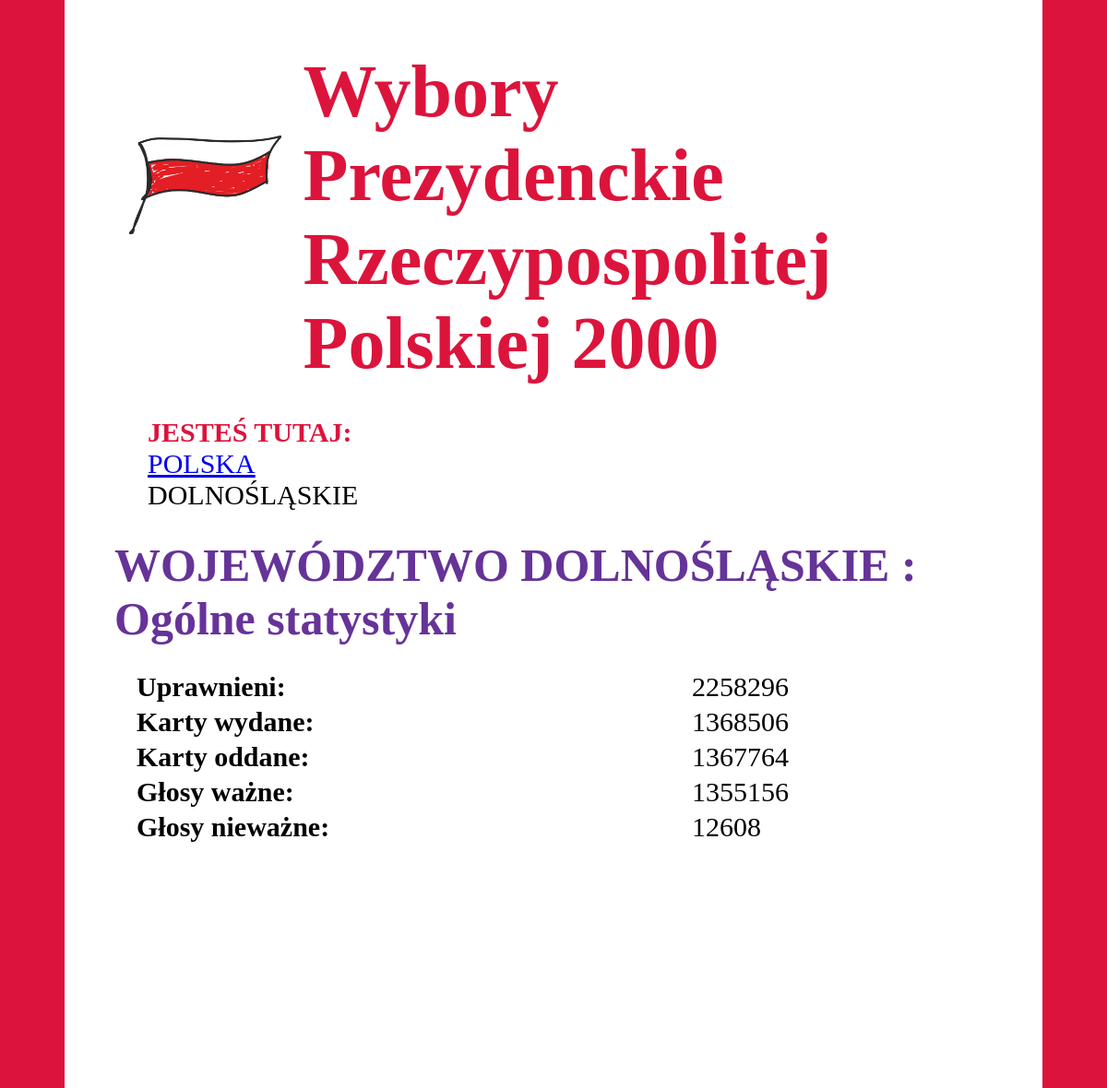
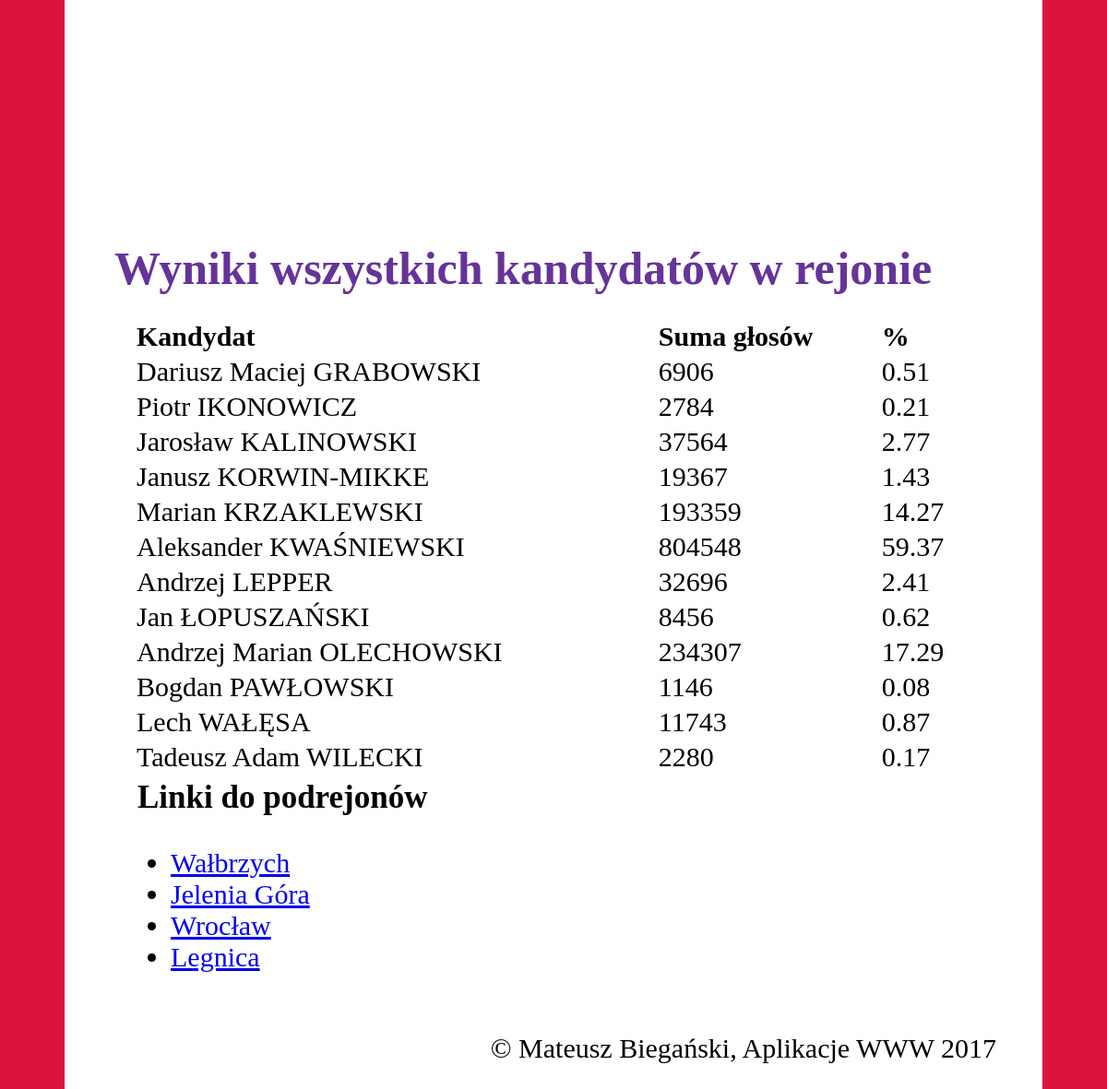
Screenshot of /DOLNOŚLĄSKIE/ with the database file from the repository (2 pictures, top to bottom).
### pkw/models.py (models this page shows, shortened)
class Kandydat(models.Model):
    skrot = models.CharField(max_length=20, primary_key=True)
    pelna_godnosc = models.CharField(max_length=50)

class Okregi(models.Model):
    nr = models.IntegerField(primary_key=True)
    nazwa = models.CharField(max_length=20)

### pkw/views.py (the view)
# urls.py: path('<wojewodztwo>/', views.woj, name='woj'),
def woj(request, wojewodztwo):
    wojewodztwo = wojewodztwo.upper()
    wybory = Wybory.objects.filter(wojewodztwo=wojewodztwo)
    ile_wszystkich = wybory.aggregate(sum=Sum('wazne'))['sum']
    if ile_wszystkich is None:
        raise Http404
    numery_okregow = set([])
    for el in wybory:
        numery_okregow.add(el.okreg.__str__())
    lista_linkow = [{'nr': el, 'nazwa': Okregi.objects.get(pk=el).nazwa} for el in numery_okregow]
    statystyki_ogolne = utility.daj_statystyki_ogolne('wojewodztwo', wojewodztwo)
    statystyki_kandydatow = utility.daj_statystyki_kandydatow('wojewodztwo', wojewodztwo, ile_wszystkich)
    return render(request, 'pkw/woj.html', {
        'wojewodztwo': wojewodztwo,
        'ile_wszystkich': ile_wszystkich,
        'stat_ogolne': statystyki_ogolne,
        'stat_kandydatow': statystyki_kandydatow,
        'lista_linkow': lista_linkow,
    })

### pkw/utility.py (called while the page is built)
def daj_statystyki_kandydatow(nazwa_jednostki, jednostka, ile_wszystkich):
    wyniki = Kandydat.objects.values()
    wybory = Wybory.objects.all()
    for kand in wyniki:
        if nazwa_jednostki != 'kraj':
            suma = wybory.filter(**{nazwa_jednostki: jednostka}).aggregate(sum=Sum(kand['skrot']))['sum']
        else:
            suma = wybory.aggregate(sum=Sum(kand['skrot']))['sum']
        kand['suma'] = suma
        kand['procenty'] = round((suma / ile_wszystkich) * 100, 2)
    return wyniki

def daj_statystyki_ogolne(nazwa_jednostki, jednostka):
    lista = Wybory.objects.all()
    if nazwa_jednostki != 'kraj':
        lista = lista.filter(**{nazwa_jednostki: jednostka})
    if not lista:
        raise Http404
    return {
        'uprawnieni': lista.aggregate(sum=Sum('uprawnieni'))['sum'],
        'wydane': lista.aggregate(sum=Sum('wydane'))['sum'],
        'oddane': lista.aggregate(sum=Sum('oddane'))['sum'],
        'wazne': lista.aggregate(sum=Sum('wazne'))['sum'],
        'niewazne': lista.aggregate(sum=Sum('niewazne'))['sum'],
        'frekwencja': round(
            (lista.aggregate(sum=Sum('wydane'))['sum']
             / lista.aggregate(sum=Sum('uprawnieni'))['sum']) * 100, 2),
    }

### pkw/templates/pkw/woj.html
{% extends 'pkw/szkielet.html' %}
{% block nawigacja %}
    <li><a href="{% url 'pkw:kraj' %}">POLSKA</a>&emsp;</li>
    <li> {{ wojewodztwo }}</li>
{% endblock %}
{% block rejon %}
    WOJEWÓDZTWO {{ wojewodztwo }}
{% endblock %}
{% block podjednostki_linki %}
    <ul>
        {% for link in lista_linkow %}
            <li><a href="{% url 'pkw:okreg' wojewodztwo link.nr %}">{{ link.nazwa }} </a></li>
        {% endfor %}
    </ul>
{% endblock %}

### pkw/templates/pkw/szkielet.html (shortened to what this page needs)
<!DOCTYPE html>
{% load static %}
<html>
<head>
    <link rel="stylesheet" type="text/css" href="{% static 'pkw/style.css' %}"/>
</head>
<body>
<div class="bodywrapper">
    <header>
        <div id="flaga">
        </div>
        <h1>Wybory Prezydenckie Rzeczypospolitej Polskiej 2000</h1>
    </header>
    <article>
        <nav>
            <ul>
                <li style="font-weight: bold;color: crimson">JESTEŚ TUTAJ:&emsp;</li>
                {% block nawigacja %}
                {% endblock %}
            </ul>
        </nav>
        <section>
            <header>
                <h2>{% block rejon %}{% endblock %}: Ogólne statystyki</h2>
            </header>
            <div class="section_zawartosc">
                {% block statystyki_ogolne %}
                    <table style="font-size: 30px;text-align: left">
                        <tr>
                            <th>Uprawnieni:</th>
                            <td>{{ stat_ogolne.uprawnieni }}</td>
                        </tr>
                        <tr>
                            <th>Karty wydane:</th>
                            <td>{{ stat_ogolne.wydane }}</td>
                        </tr>
                        <tr>
                            <th>Karty oddane:</th>
                            <td>{{ stat_ogolne.oddane }}</td>
                        </tr>
                        <tr>
                            <th>Głosy ważne:</th>
                            <td>{{ stat_ogolne.wazne }}</td>
                        </tr>
                        <tr>
                            <th>Głosy nieważne:</th>
                            <td>{{ stat_ogolne.niewazne }}</td>
                        </tr>
                    </table>
                {% endblock %}
            </div>
        </section>
        <section>
            <header>
                <h2>Wyniki wszystkich kandydatów w rejonie</h2>
            </header>
            <div class="section_zawartosc">
                {% block statystyki_kandydatow %}
                    <table style="font-size: 30px;text-align: left">
                        <tr>
                            <th>Kandydat</th>
                            <th>Suma głosów</th>
                            <th>%</th>
                        </tr>
                        {% for kand in stat_kandydatow %}
                            <tr>
                                <td>{{ kand.pelna_godnosc }}</td>
                                <td>{{ kand.suma }}</td>
                                <td>{{ kand.procenty }}</td>
                            </tr>
                        {% endfor %}
                    </table>
                {% endblock %}
                <h3>Linki do podrejonów</h3>
                {% block podjednostki_linki %}
                {% endblock %}
            </div>
        </section>
    </article>
    <footer>
        <p>&copy; Mateusz Biegański, Aplikacje WWW 2017</p>
    </footer>
</div>
</body>
</html>

### pkw/static/pkw/style.css (style rules this page uses)
body { background-color: crimson; margin: 0; position: center; font-size: 30px; }
.section_zawartosc { margin: 20px; padding: 5px; display: flex; justify-content: space-between; }
#flaga { background: url('images/flaga.png') no-repeat left; background-size: contain; padding: 0; margin: 0 20px; width: 400px; height: 300px; }
.bodywrapper > header { display: flex; justify-content: space-between; }
.bodywrapper { margin: auto; background-color: white; max-width: 80%; min-height: 100%; padding: 50px; }
nav { border-bottom: black; border-top: black; }
nav ul { font-size: 30px; display: flex; list-style-type: none; }
h1 { margin: 4px; color: crimson; font-size: 80px; }
h2 { color: rebeccapurple; font-size: 50px; margin: 4px; }
h3 { display: inline; font-size: 35px; margin: 4px; }
footer { text-align: right; }
@media all and (max-width: 1300px) { nav ul { flex-direction: column; } }
@media all and (max-width: 1300px) { .section_zawartosc { flex-direction: column; } }

### rows the page displays
Kandydat: pelna_godnosc "Dariusz Maciej GRABOWSKI", suma "6906", procenty "0.51"
Kandydat: pelna_godnosc "Piotr IKONOWICZ", suma "2784", procenty "0.21"
Kandydat: pelna_godnosc "Jarosław KALINOWSKI", suma "37564", procenty "2.77"
Kandydat: pelna_godnosc "Janusz KORWIN-MIKKE", suma "19367", procenty "1.43"
Kandydat: pelna_godnosc "Marian KRZAKLEWSKI", suma "193359", procenty "14.27"
Kandydat: pelna_godnosc "Aleksander KWAŚNIEWSKI", suma "804548", procenty "59.37"
Kandydat: pelna_godnosc "Andrzej LEPPER", suma "32696", procenty "2.41"
Kandydat: pelna_godnosc "Jan ŁOPUSZAŃSKI", suma "8456", procenty "0.62"
Kandydat: pelna_godnosc "Andrzej Marian OLECHOWSKI", suma "234307", procenty "17.29"
Kandydat: pelna_godnosc "Bogdan PAWŁOWSKI", suma "1146", procenty "0.08"
Kandydat: pelna_godnosc "Lech WAŁĘSA", suma "11743", procenty "0.87"
Kandydat: pelna_godnosc "Tadeusz Adam WILECKI", suma "2280", procenty "0.17"
Okregi: nazwa "Wałbrzych"
Okregi: nazwa "Jelenia Góra"
Okregi: nazwa "Wrocław"
Okregi: nazwa "Legnica"

### other values shown
{{ wojewodztwo }} "DOLNOŚLĄSKIE"
{{ stat_ogolne.uprawnieni }} "2258296"
{{ stat_ogolne.wydane }} "1368506"
{{ stat_ogolne.oddane }} "1367764"
{{ stat_ogolne.wazne }} "1355156"
{{ stat_ogolne.niewazne }} "12608"
